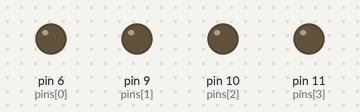
Simulated run of this sketch. Board: Arduino Uno, built with avr-gcc and run on an emulated ATmega328P. Shown: output pins drawn as LEDs (lit = HIGH). Random numbers use the default seed unless the sketch sets one.

Above: at 0.3 s.
At 0.8 s:
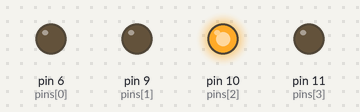
At 1.4 s:
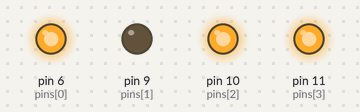
At 2.4 s:
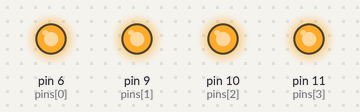
At 2.9 s:
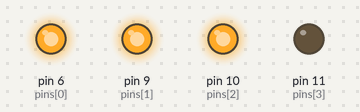
Timing chart, 0 to 3.1 s (numbered marks = the images above):
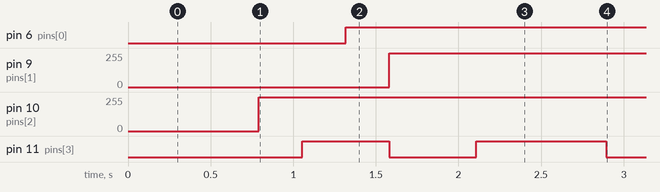

The sketch:

blinky.ino
```cpp
int pins[] = {6, 9, 10, 11};
bool last[] = {false, false, false, false};
bool next[4];

void setup() {
}

void generate() {
  bool zero = true;

  for (int i = 0; i < 4; i++) {
    next[i] = (int) random(2);
    if (next[i]) zero = false;
  }

  if (zero) {
    next[(int) random(4)] = true;
  }
}

void loop() {
  for (boolean same = true; same;) {
    generate();

    for (int i = 0; i < 4; i++) {
      if (next[i] != last[i]) same = false;
    }
  }

  for (int i = 0; i < 256; i++) {
    for (int j = 0; j < 4; j++) {
      int value;

      if (next[j] == last[j]) continue;

      if (next[j] && !last[j]) value = i;

      if (!next[j] && last[j]) value = 255 - i;

      analogWrite(pins[j], value);
    }

    delayMicroseconds(1000);
  }

  for (int i = 0; i < 4; i++) {
    last[i] = next[i];
  }
}
```

Measured:
- by itself, pin 6 (pins[0]): LOW → HIGH at 1.3 s
- by itself, pin 9 (pins[1]): 0/255 → 255/255 at 1.6 s
- by itself, pin 10 (pins[2]): 0/255 → 255/255 at 0.79 s
- by itself, pin 11 (pins[3]): LOW → HIGH at 1.1 s, → LOW 0.53 s later, → HIGH 0.52 s later, → LOW 0.79 s later
